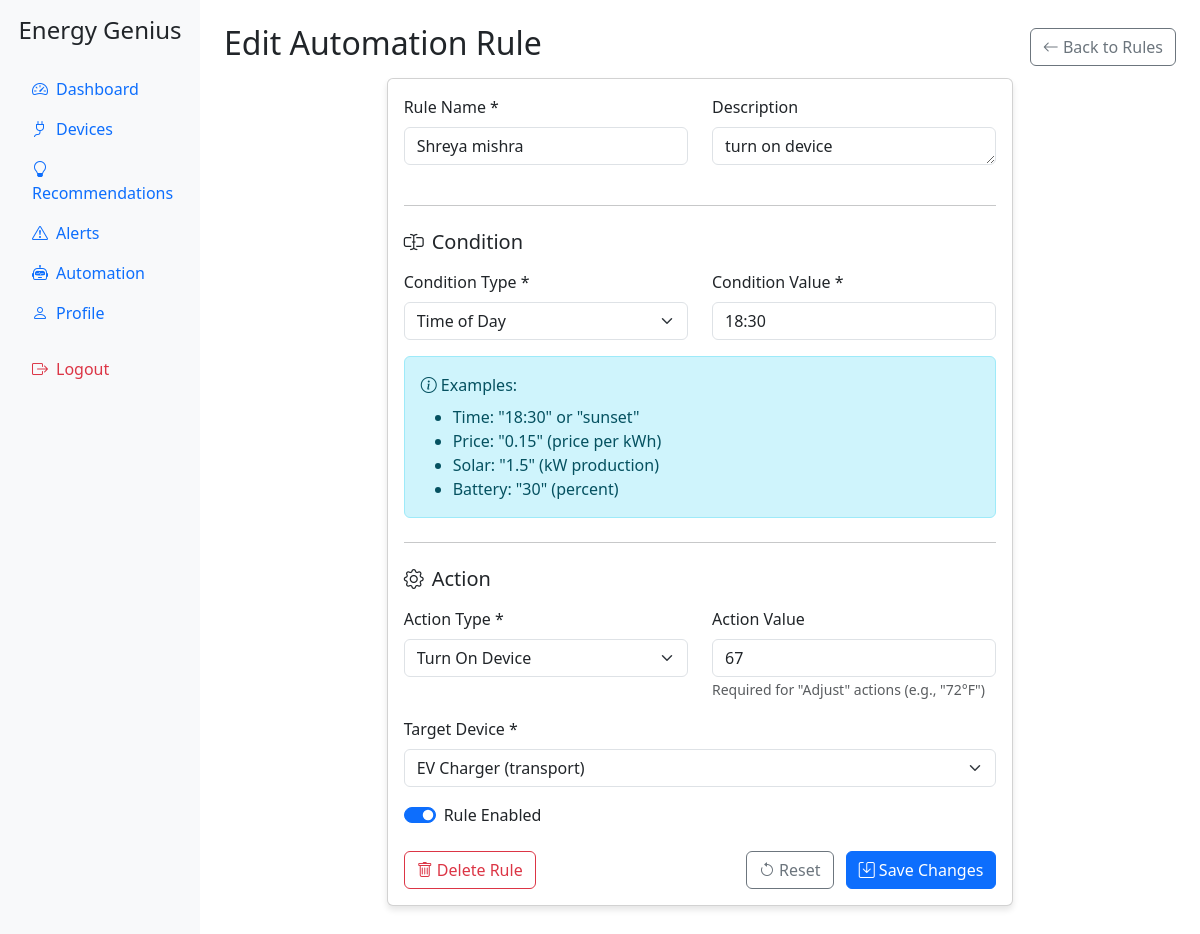
Page /automation/1/edit (signed in) on the committed database.
### electric2/app.py (models this page shows)
class AutomationRule(db.Model):
    id = db.Column(db.Integer, primary_key=True)
    name = db.Column(db.String(100), nullable=False)
    description = db.Column(db.Text)
    condition_type = db.Column(db.String(50), nullable=False)  # 'time', 'price', 'solar', 'battery'
    condition_value = db.Column(db.String(100), nullable=False)
    action_type = db.Column(db.String(50), nullable=False)  # 'turn_on', 'turn_off', 'adjust'
    action_value = db.Column(db.String(100))
    device_id = db.Column(db.Integer, db.ForeignKey('device.id'))
    enabled = db.Column(db.Boolean, default=True)
    user_id = db.Column(db.Integer, db.ForeignKey('user.id'), nullable=False)

class Device(db.Model):
    id = db.Column(db.Integer, primary_key=True)
    name = db.Column(db.String(100), nullable=False)
    type = db.Column(db.String(50), nullable=False)
    status = db.Column(db.Boolean, default=True)
    user_id = db.Column(db.Integer, db.ForeignKey('user.id'), nullable=False)
    readings = db.relationship('EnergyReading', backref='device', lazy=True, cascade="all, delete-orphan")

### electric2/app.py (the view, shortened to what this page needs)
@app.route('/automation/<int:rule_id>/edit', methods=['GET', 'POST'])
@login_required
def edit_automation(rule_id):
    rule = AutomationRule.query.filter_by(id=rule_id, user_id=current_user.id).first_or_404()
    devices = Device.query.filter_by(user_id=current_user.id).all()
    return render_template('edit_automation.html', rule=rule, devices=devices)

### electric2/app.py (called while the page is built)
@login_manager.user_loader
def load_user(user_id):
    return User.query.get(int(user_id))

### electric2/templates/edit_automation.html (shortened to what this page needs)
{% extends "base.html" %}
{% block header %}
<div class="d-flex justify-content-between align-items-center">
    <h2>Edit Automation Rule</h2>
    <a href="{{ url_for('automation') }}" class="btn btn-outline-secondary">
        <i class="bi bi-arrow-left"></i> Back to Rules
    </a>
</div>
{% endblock %}
{% block content %}
<div class="row justify-content-center">
    <div class="col-lg-8">
        <div class="card">
            <div class="card-body">
                <form method="POST" class="needs-validation" novalidate>
                    <div class="row">
                        <div class="col-md-6 mb-3">
                            <label for="name" class="form-label">Rule Name *</label>
                            <input type="text" class="form-control" id="name" name="name"
                                   value="{{ rule.name }}" required>
                        </div>
                        <div class="col-md-6 mb-3">
                            <label for="description" class="form-label">Description</label>
                            <textarea class="form-control" id="description" name="description"
                                      rows="1">{{ rule.description }}</textarea>
                        </div>
                    </div>
                    <hr class="my-4">
                    <div class="mb-4">
                        <h5 class="mb-3"><i class="bi bi-input-cursor-text me-2"></i>Condition</h5>
                        <div class="row">
                            <div class="col-md-6 mb-3">
                                <label for="condition_type" class="form-label">Condition Type *</label>
                                <select class="form-select" id="condition_type" name="condition_type" required>
                                    <option value="time" {% if rule.condition_type == 'time' %}selected{% endif %}>Time of Day</option>
                                </select>
                            </div>
                            <div class="col-md-6 mb-3">
                                <label for="condition_value" class="form-label">Condition Value *</label>
                                <input type="text" class="form-control" id="condition_value"
                                       name="condition_value" value="{{ rule.condition_value }}" required>
                            </div>
                        </div>
                        <div class="alert alert-info">
                            <i class="bi bi-info-circle"></i> Examples:
                            <ul class="mb-0 mt-2">
                                <li>Time: "18:30" or "sunset"</li>
                                <li>Price: "0.15" (price per kWh)</li>
                                <li>Solar: "1.5" (kW production)</li>
                                <li>Battery: "30" (percent)</li>
                            </ul>
                        </div>
                    </div>
                    <hr class="my-4">
                    <div class="mb-4">
                        <h5 class="mb-3"><i class="bi bi-gear me-2"></i>Action</h5>
                        <div class="row">
                            <div class="col-md-6 mb-3">
                                <label for="action_type" class="form-label">Action Type *</label>
                                <select class="form-select" id="action_type" name="action_type" required>
                                    <option value="turn_on" {% if rule.action_type == 'turn_on' %}selected{% endif %}>Turn On Device</option>
                                </select>
                            </div>
                            <div class="col-md-6 mb-3">
                                <label for="action_value" class="form-label">Action Value</label>
                                <input type="text" class="form-control" id="action_value"
                                       name="action_value" value="{{ rule.action_value }}">
                                <small class="text-muted">Required for "Adjust" actions (e.g., "72°F")</small>
                            </div>
                        </div>
                        <div class="mb-3">
                            <label for="device_id" class="form-label">Target Device *</label>
                            <select class="form-select" id="device_id" name="device_id" required>
                                {% for device in devices %}
                                <option value="{{ device.id }}"
                                        {% if rule.device_id == device.id %}selected{% endif %}>
                                    {{ device.name }} ({{ device.type }})
                                </option>
                                {% endfor %}
                            </select>
                        </div>
                        <div class="form-check form-switch mb-3">
                            <input class="form-check-input" type="checkbox" id="enabled"
                                   name="enabled" {% if rule.enabled %}checked{% endif %}>
                            <label class="form-check-label" for="enabled">Rule Enabled</label>
                        </div>
                    </div>
                    <div class="d-grid gap-2 d-md-flex justify-content-md-between mt-4">
                        <button type="button" class="btn btn-outline-danger" data-bs-toggle="modal"
                                data-bs-target="#deleteModal">
                            <i class="bi bi-trash"></i> Delete Rule
                        </button>
                        <div>
                            <button type="reset" class="btn btn-outline-secondary me-md-2">
                                <i class="bi bi-arrow-counterclockwise"></i> Reset
                            </button>
                            <button type="submit" class="btn btn-primary">
                                <i class="bi bi-save"></i> Save Changes
                            </button>
                        </div>
                    </div>
                </form>
            </div>
        </div>
    </div>
</div>
{% endblock %}

### electric2/templates/base.html (style rules this page uses)
.card { margin-bottom: 20px; box-shadow: 0 4px 6px rgba(0, 0, 0, 0.1); }

### rows in the picture
AutomationRule: name "Shreya mishra", description "turn on device", condition_type "Time of Day", condition_value "18:30", action_type "Turn On Device", action_value "67", device_id "EV Charger (transport)", enabled "☑"
